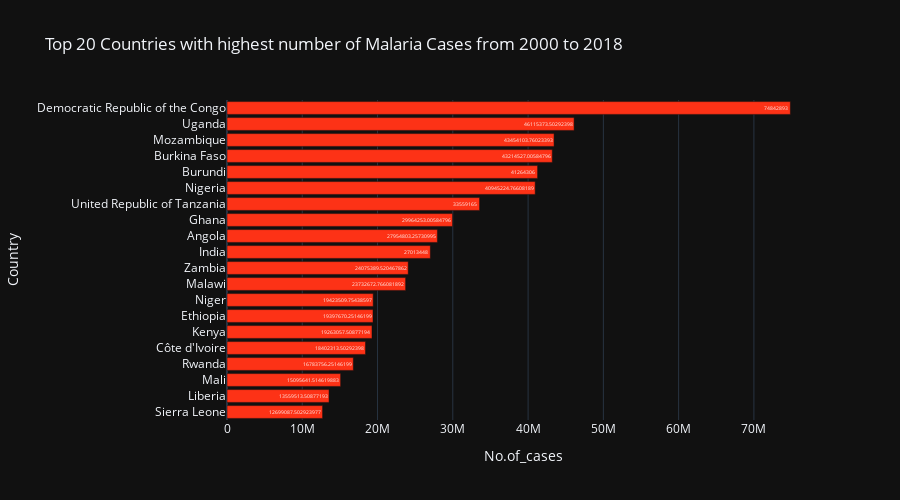

Notebook code for this chart:
### Code cell
pio.templates.default ='plotly_dark'
fig = px.bar(dtcase.sort_values("No.of_cases",ascending=False)[:20][::-1],x="No.of_cases",y ="Country",text="No.of_cases",
             title="Top 20 Countries with highest number of Malaria Cases from 2000 to 2018",
             color_discrete_sequence= px.colors.qualitative.Light24,height=500,orientation="h")
fig.show()

### Figure 1 — Plotly figure (JSON) as saved in the notebook; plotly's stock layout.template omitted (floating-point values rounded to 4 significant figures)
{"data": [{"alignmentgroup": "True", "hovertemplate": "No.of_cases=%{text}<br>Country=%{y}<extra></extra>", "legendgroup": "", "marker": {"color": "#FD3216"}, "name": "", "offsetgroup": "", "orientation": "h", "showlegend": false, "text": [12700000.0, 13560000.0, 15100000.0, 16780000.0, 18400000.0, 19260000.0, 19400000.0, 19420000.0, 23730000.0, 24080000.0, 27013448, 27950000.0, 29960000.0, 33559165, 40950000.0, 41264306, 43210000.0, 43450000.0, 46120000.0, 74842893], "textposition": "auto", "type": "bar", "x": [12700000.0, 13560000.0, 15100000.0, 16780000.0, 18400000.0, 19260000.0, 19400000.0, 19420000.0, 23730000.0, 24080000.0, 27013448, 27950000.0, 29960000.0, 33559165, 40950000.0, 41264306, 43210000.0, 43450000.0, 46120000.0, 74842893], "xaxis": "x", "y": ["Sierra Leone", "Liberia", "Mali", "Rwanda", "Côte d'Ivoire", "Kenya", "Ethiopia", "Niger", "Malawi", "Zambia", "India", "Angola", "Ghana", "United Republic of Tanzania", "Nigeria", "Burundi", "Burkina Faso", "Mozambique", "Uganda", "Democratic Republic of the Congo"], "yaxis": "y"}], "layout": {"barmode": "relative", "height": 500, "legend": {"tracegroupgap": 0}, "title": {"text": "Top 20 Countries with highest number of Malaria Cases from 2000 to 2018"}, "xaxis": {"anchor": "y", "domain": [0, 1], "title": {"text": "No.of_cases"}}, "yaxis": {"anchor": "x", "domain": [0, 1], "title": {"text": "Country"}}}}
